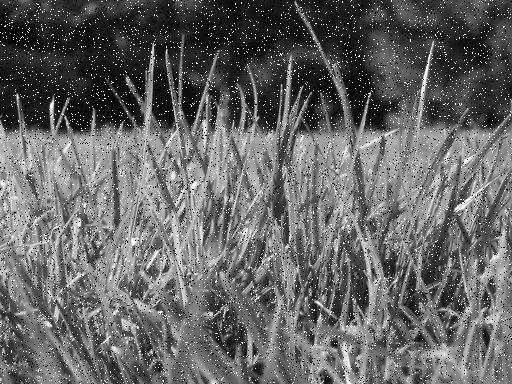
%> input picture 2/Part-1: Image Enhancement/images/image1_saltpepper.jpg, 512 x 384 px
$ octave tests.m   (GNU Octave 9; MATLAB toolbox functions it lacks are replaced by stand-ins)
%> lines starting %> are read from the running program, lines starting %| are printed output that depends on the picture
### 2/Part-1: Image Enhancement/myPSNR.m
function [ PSNR ] = myPSNR( orig_image, approx_image )
    [m, n] = size(orig_image);
    diff = double(orig_image) - double(approx_image);
    mse = sum(power(diff,2),'all')/ (m * n);
    rmse = sqrt(mse)
    i_max = max(orig_image,[],'all');

    PSNR = 20 * log10(double(i_max) / rmse);

end

### 2/Part-1: Image Enhancement/denoise.m
function [ imOut ] = denoise( image, kernel_type, varargin)

switch kernel_type
    case 'box'
        kernel_size = varargin{1};
        imOut = imboxfilt(image,kernel_size);
    case 'median'
        m = varargin{1};
        n = varargin{2};
        imOut = medfilt2(image,[m,n]);
    case 'gaussian'
        sigma = varargin{1};
        kernel_size = varargin{2};
        kernel = gauss2D(sigma,kernel_size);
        imOut = imfilter(image,kernel,'conv');
end
end

### 2/Part-1: Image Enhancement/gauss2D.m
function G = gauss2D( sigma , kernel_size )
    %% solution
    x = kernel_size(1)
    y = kernel_size(2)
    G = gauss1D(sigma,x).'*gauss1D(sigma,y);
end

### 2/Part-1: Image Enhancement/gauss1D.m
function G = gauss1D( sigma , kernel_size )
    G = zeros(1, kernel_size);
    if mod(kernel_size, 2) == 0
        error('kernel_size must be odd, otherwise the filter will not have a center to convolve on')
    end

    %% solution
    x = -floor(kernel_size/2):floor(kernel_size/2);
    G = 1/(sigma*sqrt(2*pi))*exp(-(x.^2)/(2*sigma^2));
    sumG = sum(G);
    for i=1:kernel_size
        G(i) = G(i)/sumG;
end

### 2/Part-1: Image Enhancement/compute_gradient.m
function [Gx, Gy, im_magnitude,im_direction] = compute_gradient(image)
  fprintf('Not implemented\n')

end

### 2/Part-1: Image Enhancement/tests.m
%% Test myPSNR

img1_salt_and_pepper = imread('images/image1_saltpepper.jpg');
%> img1_salt_and_pepper is the input picture: size 384x512 uint8; min 0, max 255, mean 101.7
img1_gaussian = imread('images/image1_gaussian.jpg');
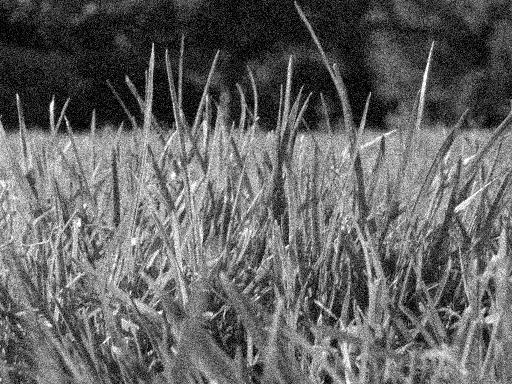
%> input picture 2/Part-1: Image Enhancement/images/image1_gaussian.jpg, 512 x 384 px
%> img1_gaussian is the input picture: size 384x512 uint8; min 0, max 255, mean 99.9
img1 = imread('images/image1.jpg');
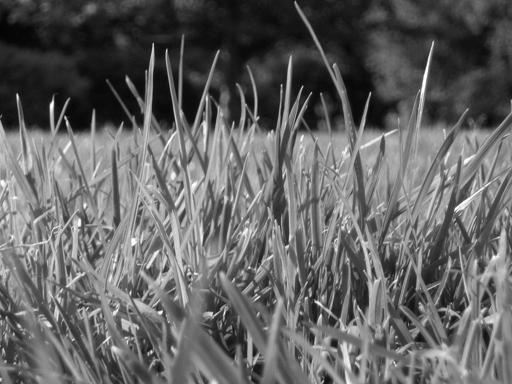
%> input picture 2/Part-1: Image Enhancement/images/image1.jpg, 512 x 384 px
%> img1 is the input picture: size 384x512 uint8; min 0, max 255, mean 99.4

psnr_1 = myPSNR(img1,img1_salt_and_pepper);
%> in myPSNR, `mse = sum(power(diff,2),'all')/ (m * n);`: mse = 1593.3
%> in myPSNR, `rmse = sqrt(mse)`: rmse = 39.92
%> in myPSNR, `i_max = max(orig_image,[],'all');`: i_max = 255
%> in myPSNR, `PSNR = 20 * log10(double(i_max) / rmse);`: PSNR = 16.11
%> psnr_1 = 16.11
psnr_2 = myPSNR(img1,img1_gaussian);
%> psnr_2 = 20.58

%% Test Denoise Box Filter

img1_salt_and_pepper = imread('images/image1_saltpepper.jpg');
img1_gaussian = imread('images/image1_gaussian.jpg');

snp_box_filter_3x3 = denoise(img1_salt_and_pepper,'box',3);
%> in denoise, `kernel_size = varargin{1};`: kernel_size = 3
snp_box_filter_5x5 = denoise(img1_salt_and_pepper,'box',5);
snp_box_filter_7x7 = denoise(img1_salt_and_pepper,'box',7);

gauss_box_filter_3x3 = denoise(img1_gaussian,'box',3);
gauss_box_filter_5x5 = denoise(img1_gaussian,'box',5);
gauss_box_filter_7x7 = denoise(img1_gaussian,'box',7);
%> call 6 of denoise, with kernel_type = 'box'
%> in denoise (call 6), `kernel_size = varargin{1};`: kernel_size = 7
%> in denoise (call 6), `imOut = imboxfilt(image,kernel_size);`:
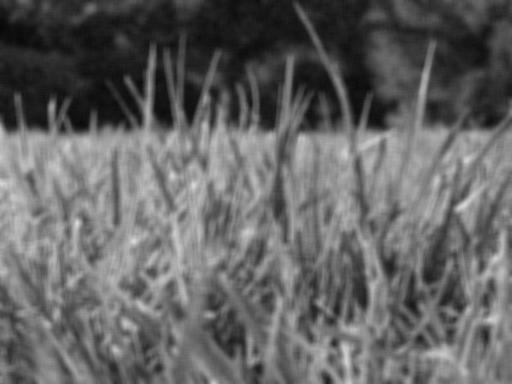
%> imOut: size 384x512 uint8; min 6, max 221, mean 99.9

%% Test Denoise Median Filter

snp_median_filter_3x3 = denoise(img1_salt_and_pepper,'median',3,3);
snp_median_filter_5x5 = denoise(img1_salt_and_pepper,'median',5,5);
%> call 8 of denoise, with kernel_type = 'median'
%> in denoise (call 8), `m = varargin{1};`: m = 5
%> in denoise (call 8), `imOut = medfilt2(image,[m,n]);`:
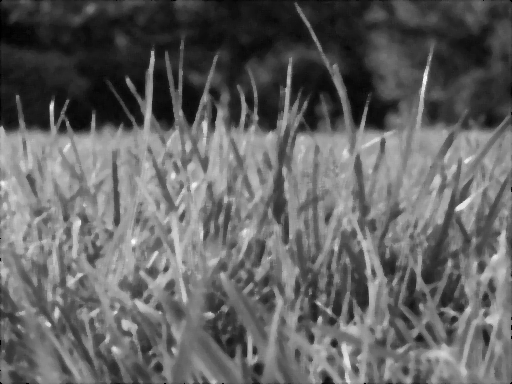
%> imOut: size 384x512 uint8; min 0, max 250, mean 98.4
snp_median_filter_7x7 = denoise(img1_salt_and_pepper,'median',7,7);

gauss_median_filter_3x3 = denoise(img1_gaussian,'median',3,3);
gauss_median_filter_5x5 = denoise(img1_gaussian,'median',5,5);
gauss_median_filter_7x7 = denoise(img1_gaussian,'median',7,7);

%% Plot Denoise Results SNP Box

imshow(snp_box_filter_3x3);
figure,imshow(snp_box_filter_5x5);
figure,imshow(snp_box_filter_7x7);
%% Plot Denoise Results Gauss Box

imshow(gauss_box_filter_3x3);
figure,imshow(gauss_box_filter_5x5);
figure,imshow(gauss_box_filter_7x7);

%% Plot Denoise Results SNP Median

imshow(snp_median_filter_3x3);
figure,imshow(snp_median_filter_5x5);
figure,imshow(snp_median_filter_7x7);

%% Plot Denoise Results Gauss Median

imshow(gauss_median_filter_3x3);
figure,imshow(gauss_median_filter_5x5);
figure,imshow(gauss_median_filter_7x7);

%% PSNR of denoise results

psnr_snp_box_3 = myPSNR(img1,snp_box_filter_3x3);
%> psnr_snp_box_3 = 23.39
psnr_snp_box_5 = myPSNR(img1,snp_box_filter_5x5);
%> psnr_snp_box_5 = 22.64
psnr_snp_box_7 = myPSNR(img1,snp_box_filter_7x7);
%> psnr_snp_box_7 = 21.42

psnr_gauss_box_3 = myPSNR(img1,gauss_box_filter_3x3);
%> psnr_gauss_box_3 = 26.23
psnr_gauss_box_5 = myPSNR(img1,gauss_box_filter_5x5);
%> psnr_gauss_box_5 = 23.66
psnr_gauss_box_7 = myPSNR(img1,gauss_box_filter_7x7);
%> psnr_gauss_box_7 = 21.94

psnr_snp_median_3 = myPSNR(img1,snp_median_filter_3x3);
%> in myPSNR (call 9), `diff = double(orig_image) - double(approx_image);`:
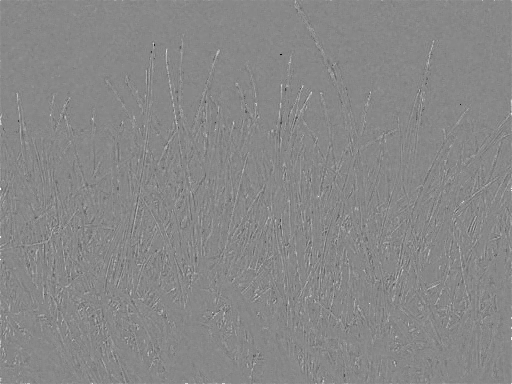
%> diff: size 384x512 double; min -187, max 164, mean 0.3; drawn with min black and max white
%> in myPSNR (call 9), `mse = sum(power(diff,2),'all')/ (m * n);`: mse = 110.7
%> in myPSNR (call 9), `rmse = sqrt(mse)`: rmse = 10.52
%> in myPSNR (call 9), `PSNR = 20 * log10(double(i_max) / rmse);`: PSNR = 27.69
%> psnr_snp_median_3 = 27.69
psnr_snp_median_5 = myPSNR(img1,snp_median_filter_5x5);
%> in myPSNR (call 10), `diff = double(orig_image) - double(approx_image);`:
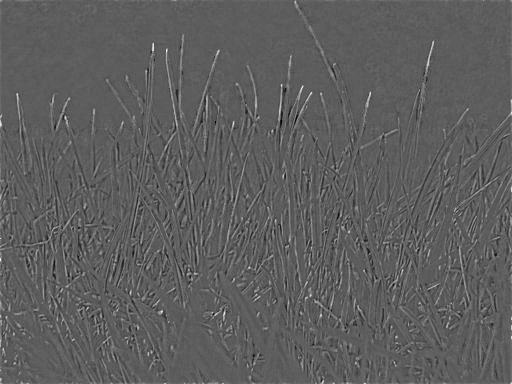
%> diff: size 384x512 double; min -103, max 178, mean 1; drawn with min black and max white
%> in myPSNR (call 10), `mse = sum(power(diff,2),'all')/ (m * n);`: mse = 230.9
%> in myPSNR (call 10), `rmse = sqrt(mse)`: rmse = 15.2
%> in myPSNR (call 10), `PSNR = 20 * log10(double(i_max) / rmse);`: PSNR = 24.5
%> psnr_snp_median_5 = 24.5
psnr_snp_median_7 = myPSNR(img1,snp_median_filter_7x7);
%> psnr_snp_median_7 = 22.37

psnr_gauss_median_3 = myPSNR(img1,gauss_median_filter_3x3);
%> psnr_gauss_median_3 = 25.46
psnr_gauss_median_5 = myPSNR(img1,gauss_median_filter_5x5);
%> psnr_gauss_median_5 = 23.8
psnr_gauss_median_7 = myPSNR(img1,gauss_median_filter_7x7);
%> psnr_gauss_median_7 = 22.08

%% Denoise with Gaussian filter

gauss_filter_3_sigma_1 = imgaussfilt(img1_gaussian,0.7,'FilterSize',3);
gauss_filter_5_sigma_1 = imgaussfilt(img1_gaussian,0.85,'FilterSize',5);
gauss_filter_7_sigma_1 = imgaussfilt(img1_gaussian,0.85,'FilterSize',7);

gauss_filter_3_sigma_3 = denoise(img1_gaussian,'gaussian',0.2,[3,3]);
%> in gauss2D, `x = kernel_size(1)`: x = 3
%> in gauss1D, `x = -floor(kernel_size/2):floor(kernel_size/2);`: x = [-1 0 1]
%> in gauss1D, `G = 1/(sigma*sqrt(2*pi))*exp(-(x.^2)/(2*sigma^2));`: G = [7.43e-06 1.99 7.43e-06]
%> in gauss1D, `sumG = sum(G);`: sumG = 1.99
%> the loop in gauss1D, `for i=1:kernel_size` made 3 passes
%> after the loop in gauss1D, `for i=1:kernel_size`: G = [3.73e-06 1 3.73e-06]
%> the loop in gauss1D (call 2), `for i=1:kernel_size` made 3 passes
%> in gauss2D, `G = gauss1D(sigma,x).'*gauss1D(sigma,y);`: G = [1.39e-11 3.73e-06 1.39e-11; 3.73e-06 1 3.73e-06; 1.39e-11 3.73e-06 1.39e-11]
gauss_filter_5_sigma_3 = denoise(img1_gaussian,'gaussian',0.5,[3,3]);
gauss_filter_7_sigma_3 = denoise(img1_gaussian,'gaussian',5,[3,3]);


%% Plot Gaussian filter results

imshow(gauss_filter_3_sigma_1);
figure, imshow(gauss_filter_5_sigma_1);
figure, imshow(gauss_filter_7_sigma_1);
%%
imshow(gauss_filter_3_sigma_3);
figure, imshow(gauss_filter_5_sigma_3);
figure, imshow(gauss_filter_7_sigma_3);

%% PSNR Gaussian filter
psnr_gauss_3 = myPSNR(img1,gauss_filter_3_sigma_3);
%> psnr_gauss_3 = 20.58
psnr_gauss_5 = myPSNR(img1,gauss_filter_5_sigma_3);
%> psnr_gauss_5 = 24.29
psnr_gauss_7 = myPSNR(img1,gauss_filter_7_sigma_3);
%> psnr_gauss_7 = 25.98

%% Gradient computation
img2 = imread('images/image2.jpg');
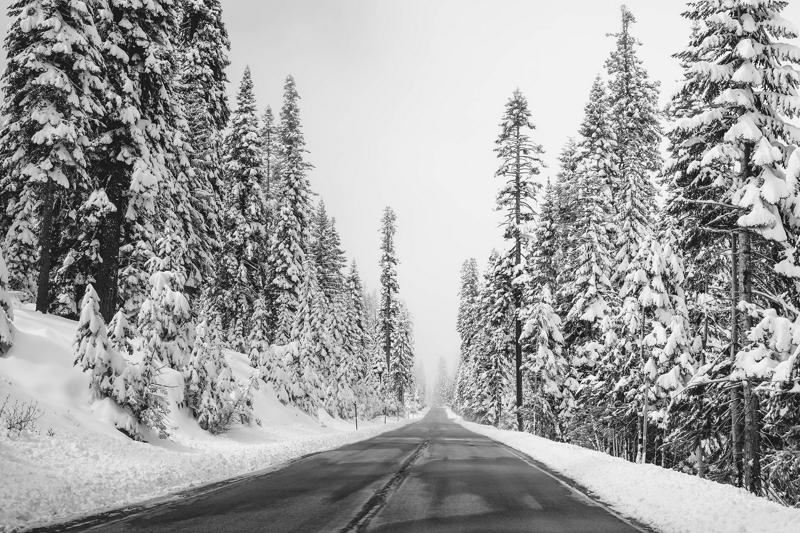
%> input picture 2/Part-1: Image Enhancement/images/image2.jpg, 800 x 533 px
%> img2 is the input picture: size 533x800 uint8; min 0, max 255, mean 160
%> (the run ends here)
